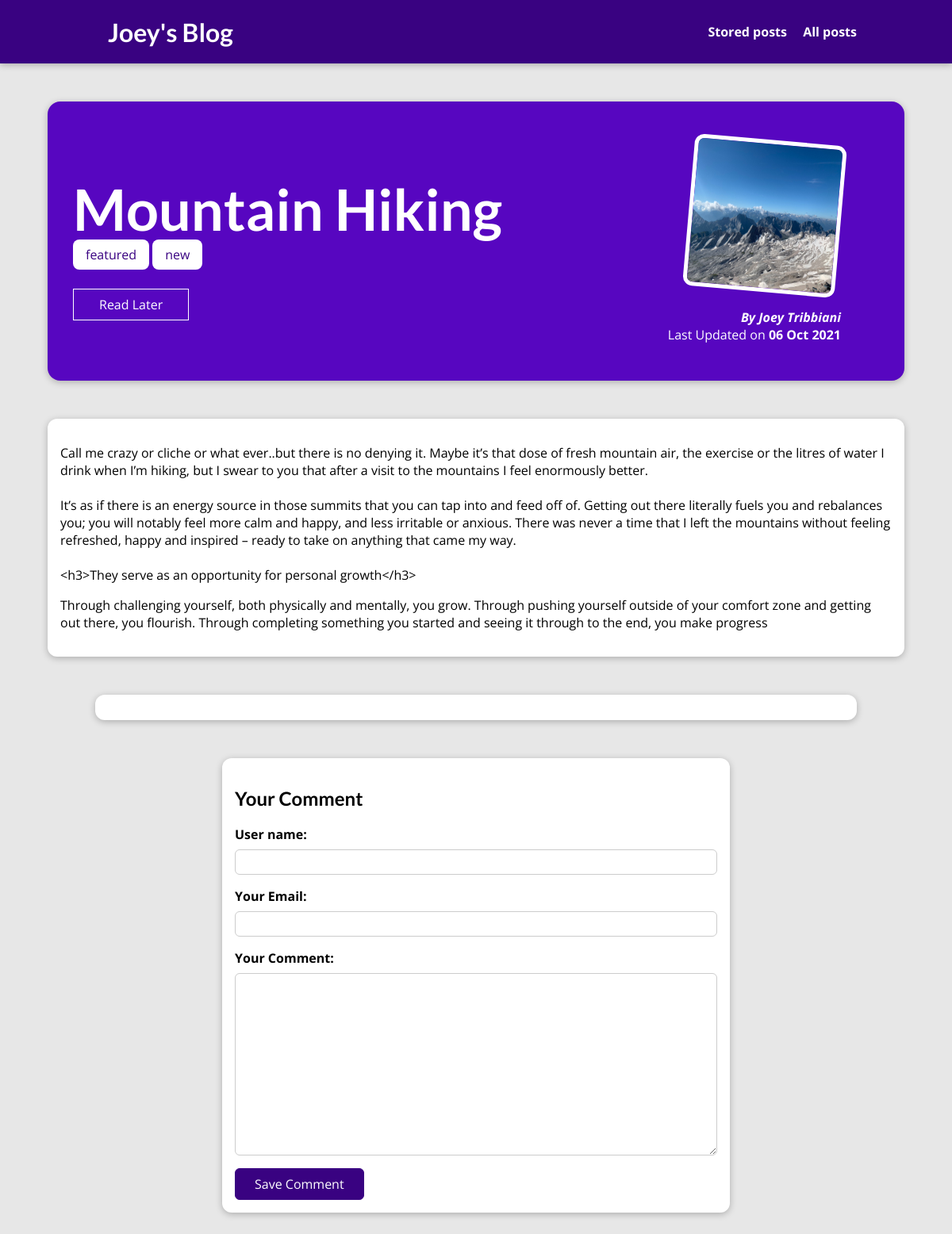
The page /posts/hike-in-the-mountains on the database its author committed.
### blog/models.py (models this page shows, shortened)
class Post(models.Model):
    title = models.CharField(max_length=100)
    excerpt = models.CharField(max_length=200)
    image = models.ImageField(upload_to="posts",null=True)#name of folder inside uploads
    date = models.DateField(auto_now=True)
    slug = models.SlugField(max_length=200)
    content = models.TextField(validators=[MinLengthValidator(10)])
    author = models.ForeignKey(Author, on_delete=SET_NULL ,null=True, related_name= "posts")
    tags = models.ManyToManyField(Tag)

class Tag(models.Model):
    caption = models.CharField(max_length=20)

class Author(models.Model):
    first_name = models.CharField(max_length=100)
    last_name = models.CharField(max_length=100)
    email_address = models.EmailField()
    def full_name(self):
        return f"{self.first_name} {self.last_name}"
    def __str__(self):
        return self.full_name()

### blog/views.py (the view, shortened to what this page needs)
# urls.py: path("posts/<slug:slug>",views.SinglePostView.as_view(),name= "post-detail-page"),
class SinglePostView(View):
    def is_stored_post(self,request,post_id):
        stored_posts= request.session.get("stored_posts")
        if stored_posts is not None:
            is_saved_for_later = post_id in stored_posts
        else:
            is_saved_for_later = False
        return is_saved_for_later
    def get(self,request,slug):
        post = get_object_or_404(Post,slug=slug)
        context = {
            "post":post,
            "post_tags":post.tags.all(),
            "comment_form":CommentForm(),
            "comments":post.comments.all().order_by("-id"), #comments(its coming from related name of Comment model )
            "saved_for_later":self.is_stored_post(request,post.id)
            }
        return render(request , "blog/post-detail.html",context)

### blog/forms.py
class CommentForm(forms.ModelForm):
    class Meta:
        model = Comment
        exclude = ["post"]
        labels = {
            "user_name " : "Your Name",
            "user_email" : "Your Email",
            "text":"Your Comment",
        }

### blog/templates/blog/post-detail.html (shortened to what this page needs)
{% extends "base.html"%}
{% load static%}
{% block css_files%}
    <link rel ="stylesheet" href = "{%  static "blog/post.css" %}">
    <link rel ="stylesheet" href = "{%  static "blog/post-detail.css" %}">
{%endblock %}
{%block content%}
    <section id = 'summary'>
        <h2>{{post.title}}</h2>
        <div>
            {%for tag in post_tags%}
                <span class = "tag" > {{tag.caption}}</span>
            {%endfor%}
        </div>
        <div id="read-later">
            <form action="{% url "read-later"%}" method="POST">
                <button>
                {%if saved_for_later%}
                    Remove from Read Later
                {%else%}
                    Read Later
                {%endif%}
                </button>
            </form>
        </div>
        <article>
            <img src="{{ post.image.url }}" alt="{{post.title}}"/>
            <address> By <a href="mailto:{{post.author.email_address}}">{{post.author|title}} </a></address>
            <div>Last Updated on <time> {{post.date|date:"d M Y"}}</time></div>
        </article>
    </section>
    <main>
        {{post.content|linebreaks}}
    </main>
<section id="comments">
</section>
<section id="comment-form">
    <h2>Your Comment</h2>
    <form action="{%url "post-detail-page" post.slug%}" method="POST">
        {% for form_field in comment_form%}
            <div class="form-control {%if form_field.errors%}invalid{%endif%}"">
                {{ form_field.label_tag }}
                {{ form_field }}
            </div>
        {%endfor%}
    <button>Save Comment</button>
    </section>
{%endblock %}

### static/app.css (style rules this page uses)
* { box-sizing: border-box; }
html { font-family: 'Open Sans', 'Lato', sans-serif; }
body { margin: 0; }
h1, h2, h3 { font-family: 'Lato', sans-serif; font-weight: bold; }

### blog/static/blog/post-detail.css (style rules this page uses)
body { background-color: #e7e7e7; }
#summary { margin: 8rem auto 3rem auto; padding: 2rem; width: 90%; max-width: 90rem; border-radius: 16px; background-color: #5706c0; position: relative; box-shadow: 0 2px 8px rgba(0, 0, 0, 0.25); height: 22rem; }
#summary h2 { color: white; font-size: 4.5rem; margin-bottom: 0.25rem; }
#summary article { position: absolute; top: 2rem; right: 3rem; padding: 1rem 2rem; border-radius: 12px; text-align: right; color: white; }
#summary article img { width: 12rem; height: 12rem; border-radius: 12px; transform: rotateZ(5deg); border: 5px solid white; margin-bottom: 1rem; }
#summary address { font-weight: bold; }
#summary a { color: white; text-decoration: none; }
#summary time { font-weight: bold; }
#read-later { margin: 2rem 0; }
#read-later button { background-color: transparent; border: 1px solid white; padding: 0.5rem 2rem; font: inherit; color: white; cursor: pointer; }
main { width: 90%; max-width: 90rem; margin: 3rem auto; background-color: white; padding: 1rem; border-radius: 12px; box-shadow: 0 2px 8px rgba(0, 0, 0, 0.25); }
.tag { background-color: white; color: #390281; padding: 0.5rem 1rem; border-radius: 8px; }
#comment-form { margin: 3rem auto; width: 90%; max-width: 40rem; border-radius: 12px; background-color: white; box-shadow: 0 2px 8px rgba(0, 0, 0, 0.25); padding: 1rem; }
#comment-form button { font: inherit; background-color: #390281; color: white; border: 1px solid #390281; padding: 0.5rem 1.5rem; border-radius: 6px; cursor: pointer; }
.form-control { margin-bottom: 1rem; }
.form-control label { font-weight: bold; margin-bottom: 0.5rem; display: block; }
.form-control input, .form-control textarea { display: block; width: 100%; font: inherit; padding: 0.25rem; border-radius: 6px; border: 1px solid #ccc; }
#comments { margin: 3rem auto; width: 90%; max-width: 60rem; border-radius: 12px; background-color: white; box-shadow: 0 2px 8px rgba(0, 0, 0, 0.25); padding: 1rem 2rem; }

### rows shown on the page
Post: title "Mountain Hiking", image (picture), author "Joey Tribbiani", date "06 Oct 2021", content "Call me crazy or cliche or what ever..but there is no denying it. Maybe it’s that dose of fresh mountain air, the exercise or the litres of water I drink when I’m hiking, but I swear to you that after a visit to the mountains I feel enormously better. It’s as if there is an energy source in those summits that you can tap into and feed off of. Getting out there literally fuels you and rebalances you; you will notably feel more calm and happy, and less irritable or anxious. There was never a time that I left the mountains without feeling refreshed, happy and inspired – ready to take on anything that came my way. <h3>They serve as an opportunity for personal growth</h3> Through challenging…"
Tag: caption "featured"
Tag: caption "new"
